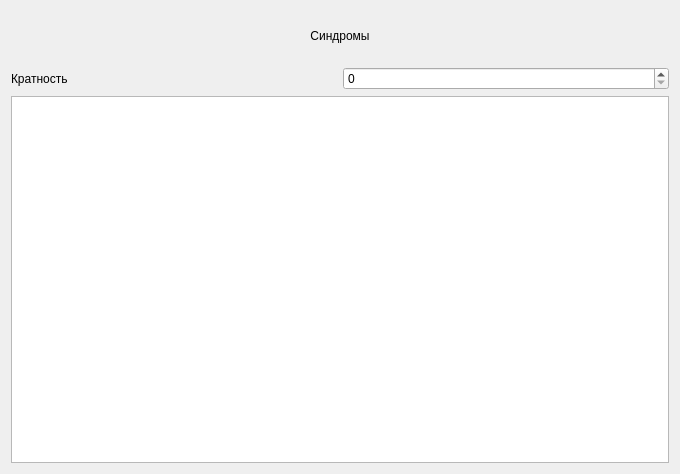
<?xml version="1.0" encoding="UTF-8"?>
<ui version="4.0">
 <class>SyndromesWidget</class>
 <widget class="QWidget" name="SyndromesWidget">
  <property name="geometry">
   <rect>
    <x>0</x>
    <y>0</y>
    <width>680</width>
    <height>474</height>
   </rect>
  </property>
  <property name="windowTitle">
   <string>Form</string>
  </property>
  <layout class="QVBoxLayout" name="verticalLayout">
   <item>
    <widget class="QLabel" name="title">
     <property name="minimumSize">
      <size>
       <width>0</width>
       <height>50</height>
      </size>
     </property>
     <property name="text">
      <string>Синдромы</string>
     </property>
     <property name="alignment">
      <set>Qt::AlignCenter</set>
     </property>
    </widget>
   </item>
   <item>
    <layout class="QHBoxLayout" name="horizontalLayout_2">
     <item>
      <widget class="QLabel" name="multiplicity_label">
       <property name="text">
        <string>Кратность</string>
       </property>
      </widget>
     </item>
     <item>
      <widget class="QSpinBox" name="multiplicity_input"/>
     </item>
    </layout>
   </item>
   <item>
    <widget class="QTableView" name="table_view"/>
   </item>
  </layout>
 </widget>
 <resources/>
 <connections/>
</ui>
